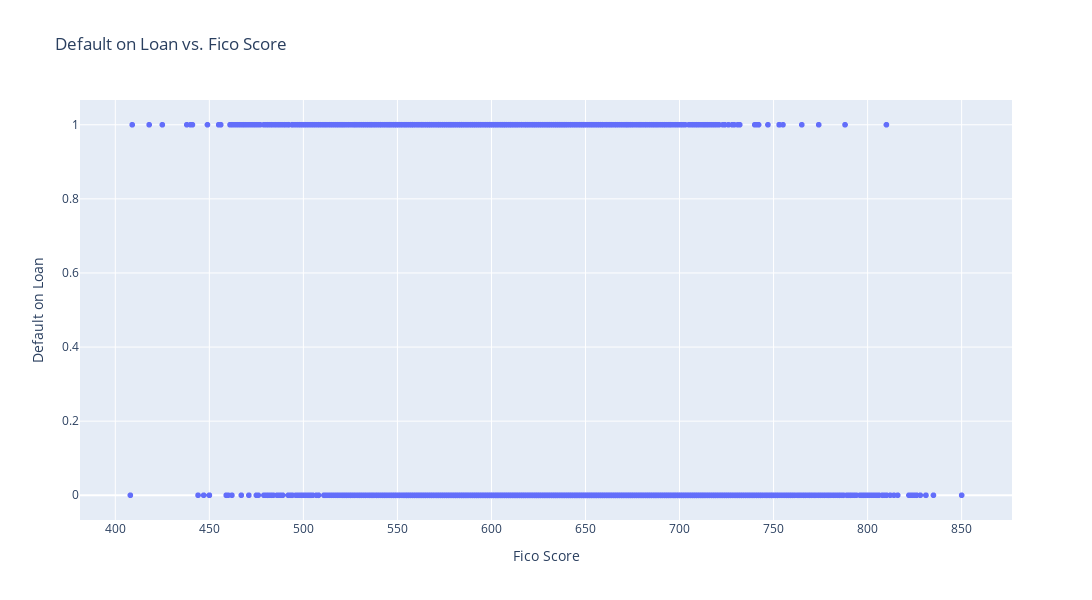

Notebook code for this chart:
### Markdown cell above
Since defaulting is either 0 or 1 it is a binary logistic regression with the "y" value being "default" and "x" being the various values to be determined if a factor that effects a loan to default.

### Code cell
import plotly.graph_objects as go
import plotly.express as px
fig = px.scatter(df, 
               x='fico_score', 
               y='default',
               title='Default on Loan vs. Fico Score',
               )

fig.update_layout(
    xaxis_title='Fico Score',
    yaxis_title='Default on Loan',
    width=1200,
    height=600
)


fig.update_traces(
    hovertemplate='<b>Fico Score:</b> %{x:.2f}<br>' +
                  '<extra></extra>'
)

fig.show()

### Figure 1 — Plotly figure (JSON) as saved in the notebook; plotly's stock layout.template omitted (floating-point values rounded to 4 significant figures; data arrays with more than 128 entries replaced by an {"elided": "..."} marker saying what was removed)
{"data": [{"hovertemplate": "<b>Fico Score:</b> %{x:.2f}<br><extra></extra>", "legendgroup": "", "marker": {"color": "#636efa", "symbol": "circle"}, "mode": "markers", "name": "", "showlegend": false, "type": "scattergl", "x": {"elided": "10000 int values"}, "xaxis": "x", "y": {"elided": "10000 int values"}, "yaxis": "y"}], "layout": {"height": 600, "legend": {"tracegroupgap": 0}, "title": {"text": "Default on Loan vs. Fico Score"}, "width": 1200, "xaxis": {"anchor": "y", "domain": [0, 1], "title": {"text": "Fico Score"}}, "yaxis": {"anchor": "x", "domain": [0, 1], "title": {"text": "Default on Loan"}}}}
